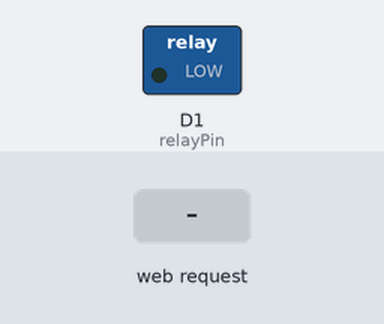
Bench run of a sketch on a simulated ESP8266 (NodeMCU). Shown: switched loads named in the sketch (green lamp = pin HIGH). The inputs (shaded band) are chosen by the test bench. WiFi joins after 1.5 s; servers stay silent unless stated; what the sketch prints to the serial monitor is not drawn.

Above: at 2.7 s.
2.8 s: HTTP request GET /5/on received
At 3.2 s:
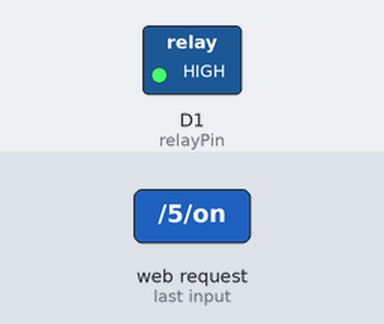
4.3 s: HTTP request GET /5/off received
At 5.5 s:
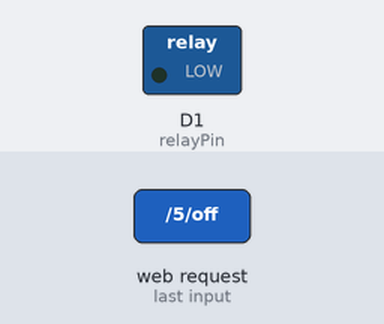
Timing chart, 0 to 7.3 s (numbered marks = the images above; inputs shaded):
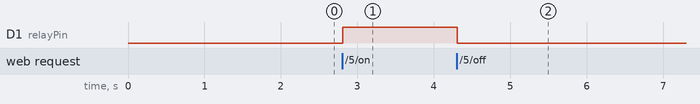

Measured:
- after the input at 2.8 s, D1 (relayPin): LOW → HIGH at once
- after the input at 4.3 s, D1 (relayPin): HIGH → LOW at once

The sketch:

LuminaireCoISS.ino
```cpp
/*
 * Code sur ESP8266,
 * Récupération des coordonnées de l'ISS toute les heures.
 * interface web de contôle on/off
 *
 * But: contrôle d'une lampe qui s'allume en plus à chaque passage de l'ISS au-dessus de la France.
 *
 *
 * Ecrit par :  Julfi, administrateur de https://weldybox.com/
 * Pour plus d'information : http://weldybox.com/diy-dune-lampe-connecte-qui-detecte-la-passage-de-liss/
 *
 *
 */


#include <ESP8266WiFi.h>
#include <ArduinoJson.h>


WiFiServer server(80);
/*
 *Définition du header et du code CSS
 *Ainsi que detecteur du status du relay
 *
 */

int relayPin = D1; //définition du pin du shield relay

String header;
String css ="html { font-family: Roboto; display: inline-block; margin: 0px auto; text-align: center; } body strong{ font-size: 20px; } * { -webkit-box-sizing: border-box; -moz-box-sizing: border-box; box-sizing: border-box; } .buttons { margin: 10%; text-align: center; } .btn-hover { width: 200px; font-size: 16px; font-weight: 600; color: #fff; cursor: pointer; margin: 5px; height: 55px; text-align:center; border: none; background-size: 300% 100%; border-radius: 50px; moz-transition: all .4s ease-in-out; -o-transition: all .4s ease-in-out; -webkit-transition: all .4s ease-in-out; transition: all .4s ease-in-out; } .btn-hover:hover { background-position: 100% 0; moz-transition: all .4s ease-in-out; -o-transition: all .4s ease-in-out; -webkit-transition: all .4s ease-in-out; transition: all .4s ease-in-out; } .btn-hover:focus { outline: none; } .btn-hover.color-9 { background-image: linear-gradient(to right, #eb3941, #f15e64, #e14e53, #e2373f); box-shadow: 0 4px 15px 0 rgba(242, 97, 103, .4); } .btn-hover.color-11 { background-image: linear-gradient(to right, #39eb44, #5df07b, #e14e53, #37e23c); box-shadow: 0 5px 15px rgba(96, 241, 106, 0.75); }";
String outputRelayState = "off";


/*
* Définition de la millis
* puis de la variable de comparaison
*
*/

unsigned long currentMillis;
unsigned long compar = 180;


/*
* Déclaration des paramètres de connexion WIFI
*
*/

const char* ssid = "";
const char* password = "";

/*
* Déclaration des paramètre de connexion à l'API
*
*/

const char* host = "api.open-notify.org";

void setup()
{
  /*
   * Type de broche pour les LEDs
   */

   pinMode(relayPin, OUTPUT);
  Serial.begin(115200);
  Serial.println();

  /*
   * Connexion au WIFI
   *
  */

  Serial.printf("Connecting to %s ", ssid);
  WiFi.begin(ssid, password);
  while (WiFi.status() != WL_CONNECTED)
  {
    delay(500);
    Serial.print(".");
  }
  Serial.println("");
  Serial.println(WiFi.localIP());
  Serial.println(" connected");

   server.begin();
   Serial.println("Serveur est lance");

}

void loop()
{
  currentMillis = millis() / 1000; //convertions de la millis en seconde

  /*
   *
   * Check si il y a un nouveau client
   *
   */

  WiFiClient client = server.available();
  if (client) { // Si un nouveau client se connecté
    Serial.println("New Client.");
    String currentLine = "";
    while (client.connected()) { // On refait cette boucle tant qu'il est connecté
      if (client.available()) { //Si celui-ci est disponible
        char c = client.read();
        Serial.write(c);
        header += c;
        if (c == '\n') {
          if (currentLine.length() == 0) {
            client.println("HTTP/1.1 200 OK"); // Le header HTTP on commence toujours par (e.g. HTTP/1.1 200 OK)
            client.println("Content-type:text/html");
            client.println("Connection: close");
            client.println();
            // Traitement et stokage des états de la requête reçus de l'utilisateur
            if (header.indexOf("GET /5/on") >= 0) {
              Serial.println("LED on");
              outputRelayState = "on";
              digitalWrite(relayPin, HIGH);
            } else if (header.indexOf("GET /5/off") >= 0) {
              Serial.println("LED off");
              outputRelayState = "off";
              digitalWrite(relayPin, LOW);
            }

            /*
             * Affichage de la page WEB
             *
             */

            client.println("<!DOCTYPE html><html lang=\"fr\">");
            client.println("<head><meta name=\"viewport\" content=\"width=device-width, initial-scale=1\">");
            client.println("<link rel=\"icon\" href=\"data:,\">");
            client.println("<link href=\"https://fonts.googleapis.com/css?family=Lato\" rel=\"stylesheet\">");
            client.println("<style>");
            client.println(css); //met le CSS ici!
            client.println("</style>");
            client.println("<body><h1>Serveur de gestion des lumi&egrave;res</h1>");

            // On affiche l'état du GPIO
            client.println("<p>Lumi&egrave;re principale - Statue <strong>" + outputRelayState + "</strong></p>");
            client.println("<div class=\"buttons\">");

            // On met en forme le bouton on/off en fonction de l'état du GPIO
            if (outputRelayState=="off") {
              client.println("<p><a href=\"/5/on\"><button class=\"btn-hover color-11\">ON</button></a></p>");
            } else {
              client.println("<p><a href=\"/5/off\"><button class=\"btn-hover color-9\">OFF</button></a></p>");
            }
            client.println("</div>");
            client.println();
            // Break du indique la fin de la boucle
            break;
          } else { // Si on a un nouvelle ligne alors on nettois currentline
            currentLine = "";
          }
        } else if (c != '\r') { // si on a autre chose comme un caractère de transport alors on retourne à la ligne
          currentLine += c; // Enfin, on l'ajoute à la currentline
        }
      }
    }
    // On nettoie le header
    header = "";
    //On stop le client
      client.stop();
    }

  /*
   *
   * On compare pour savoir si ça fait une heure que le code est lancé
   *
   */
    if (currentMillis >= compar){
      server.begin();
      Serial.println("Serveur est lance");
      WiFiClient client;

      /*
      * Connexion à l'API
      *
      */

      Serial.printf("\n[Connexion à %s ... ", host);
      delay(500);
      if (client.connect(host, 80))
      {
        Serial.println("Connecté!");
        Serial.println("Envois de la requête");

        //Préparation et envois de la reqête vers l'API avec vos paramètre initialisé ci-dessus
        client.print(String("GET /iss-now.json HTTP/1.1\r\nHost: api.open-notify.org\r\nConnection: close\r\n\r\n"));
        /*
        *
        * Récupération de la réponse
        */

        char status[32] = {0}; //définition d'un char pour contenir la réponse à la requête
        client.readBytesUntil('\r', status, sizeof(status));
        if (strcmp(status, "HTTP/1.1 200 OK") != 0) {
          Serial.print(F("Réponse inattendue: "));
          Serial.println(status);
          return;
        }
        char endOfHeaders[] = "\r\n\r\n";
        if (!client.find(endOfHeaders)) {
          Serial.println(F("Réponse non valide"));
          return;
        }
        //la taille du buffer à créer -> pour le savoir tester sur le site : https://arduinojson.org/v5/assistant/
        const size_t capacity =JSON_OBJECT_SIZE(2) + JSON_OBJECT_SIZE(3);
        DynamicJsonBuffer jsonBuffer(capacity); //création du buffer
        JsonObject& root = jsonBuffer.parseObject(client); //création du tableau qui va contenir la réponse à notre requête
        if (!root.success()) {
          Serial.println(F("l'Analyse de la requête json a échouée!"));
          return;
        }
        //Parcours du tableau JSON reçus pour avoir les informations que l'on souhaite
        float longitude = root["iss_position"]["longitude"];
        float latitude = root["iss_position"]["latitude"];


        //Affiche des informations sur le port (pour debuggage)
        /*
        Serial.println("");
        Serial.print("longitude = ");
        Serial.print(longitude);
        Serial.print(" latitude = ");
        Serial.println(latitude);*/
        if (longitude >= -1,15 && longitude <= 6,23 && latitude >= 42.57 && latitude <= 50.96) { //test pour savoir si les coordonnées correspondent à celle de la France
          digitalWrite(relayPin, HIGH);
          outputRelayState = "on";
        }
       client.stop();
      }

      compar += 180; //On ajoute 3 min à compar pour la prochaine itération
      }

    // Fermeture de la connexion
    Serial.println("Client disconnected.");
    Serial.println("");

}
```
